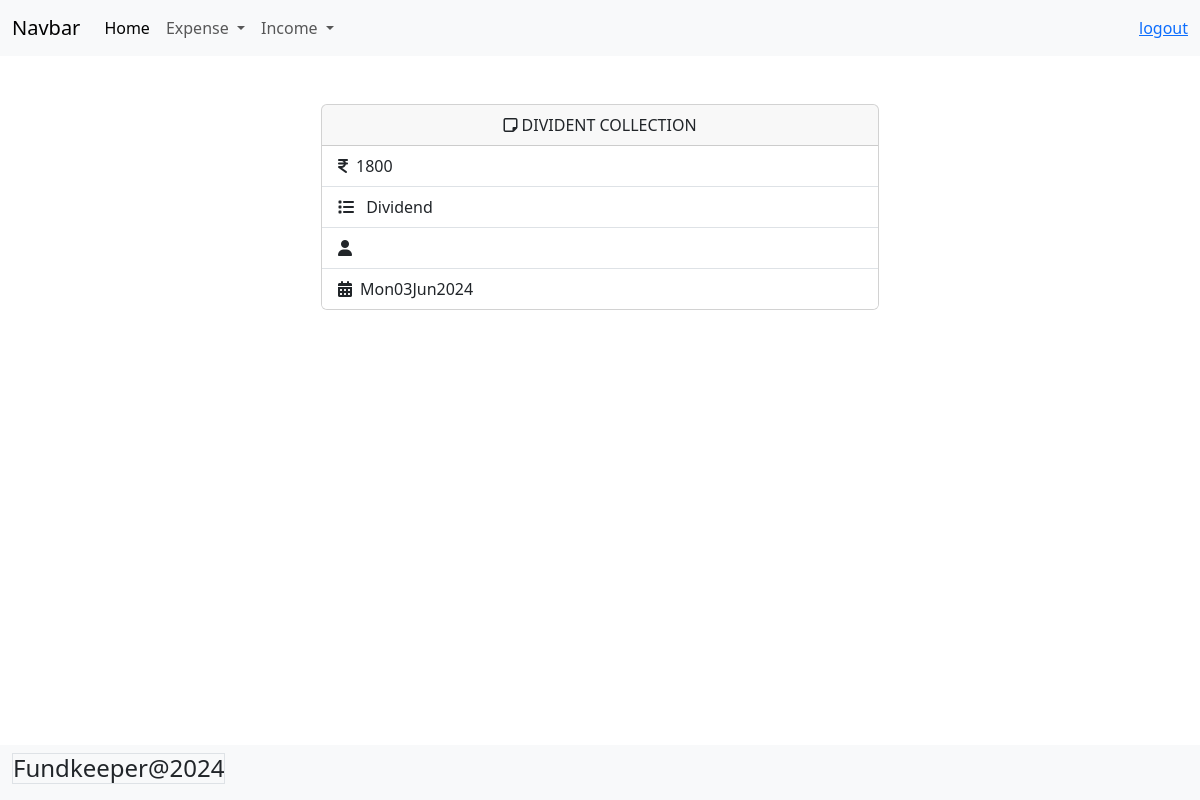
/income/6/, run on the app's committed database.
### budget/models.py (models this page shows, shortened)
class Income(models.Model):
    title=models.CharField(max_length=200)
    amount=models.PositiveIntegerField()
    income_categories = (
        ("Salary", "Salary"),
        ("Business", "Business"),
        ("Investment", "Investment"),
        ("Rental", "Rental"),
        ("Interest", "Interest"),
        ("Dividend", "Dividend"),
        ("Royalty", "Royalty"),
        ("Capital", "Capital"),
        ("Pension", "Pension"),
        ("SocialSecurity", "SocialSecurity")
    )
    category=models.CharField(max_length=200,choices=income_categories,default="Salary")
    user_object=models.ForeignKey(User,on_delete=models.CASCADE)
    created_date=models.DateTimeField(auto_now_add=True)

### budget/views.py (the view)
# urls.py: path('income/<int:pk>/',views.IncomeDetailView.as_view(),name="income-detail"),
class IncomeDetailView(View):
    def get(self,request,*args,**kwargs):
        id=kwargs.get("pk")
        qs=Income.objects.get(id=id)
        return render(request,"income_detail.html",{"data":qs})

### budget/templates/income_detail.html
{%extends 'base.html'%}
{%block main_block%}
   <div class="container d-flex justify-content-center">
        <div class="card w-50 mt-5">
            <div class="card-header text-center">
                <i class="fa-regular fa-note-sticky"></i> {{data.title|upper}}
            </div>
            <ul class="list-group list-group-flush">
            <li class="list-group-item"> <i class="fa-solid fa-indian-rupee-sign me-2"></i>{{data.amount}}</li>
            <li class="list-group-item"><i class="fa-solid fa-list me-2"></i> {{data.category}}</li>
            <li class="list-group-item"><i class="fa-solid fa-user me-2"></i> {{data.owner}}</li>
            <li class="list-group-item"><i class="fa-solid fa-calendar-days me-2"></i>{{data.created_date|date:"DdMY"}}</li>
            </ul>
        </div>
    </div>
{%endblock%}

### data on the page
Income: title "DIVIDENT COLLECTION", amount "1800", category "Dividend", created_date "Mon03Jun2024"
